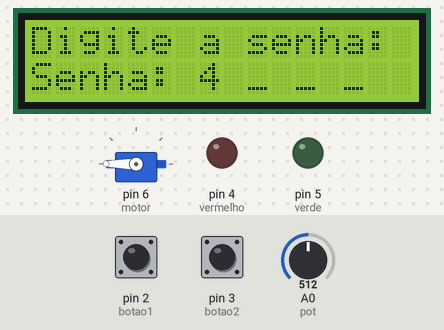
Bench run of a sketch on a simulated Arduino Uno, built with avr-gcc and run on an emulated ATmega328P. Shown: servo, 16×2 character LCD, output pins drawn as LEDs (lit = HIGH). Dashed ring = blinking. The test bench sets the inputs (shaded band); at power-on: pin 3 (botao2) LOW, pin 2 (botao1) LOW, A0 (pot) = 512.

Above: at 1.2 s.
1.3 s: pin 3 (botao2) pulled HIGH for 0.15 s
At 1.7 s:
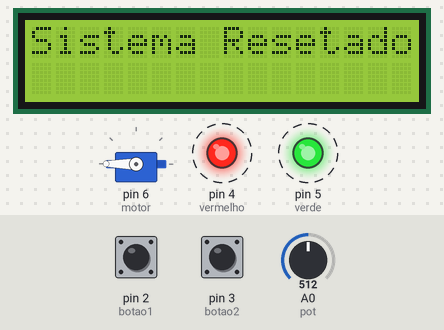
4.4 s: pin 2 (botao1) pulled HIGH for 1 s
At 5.8 s:
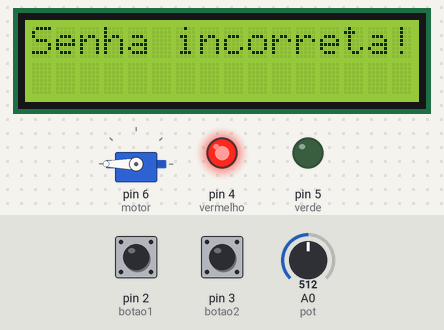
8.4 s: A0 (pot) set to 716
At 9.5 s:
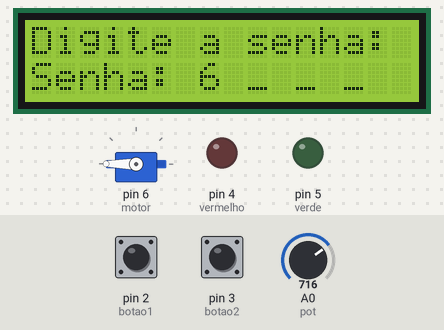
10.0 s: pin 2 (botao1) pulled HIGH for 0.15 s
At 11.0 s:
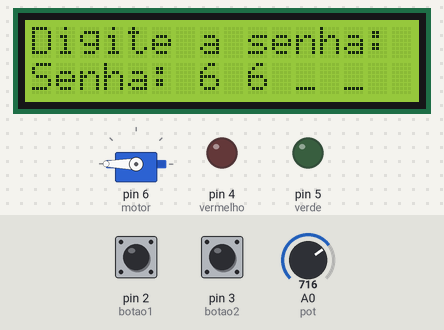
11.7 s: A0 (pot) set to 900
At 12.4 s:
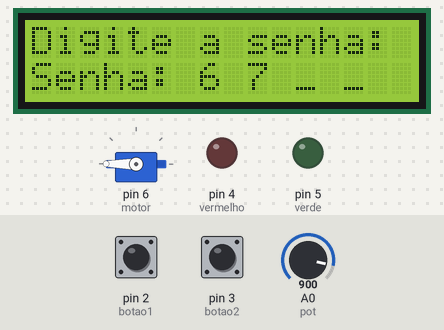
13.2 s: pin 3 (botao2) pulled HIGH for 1 s
At 17.4 s:
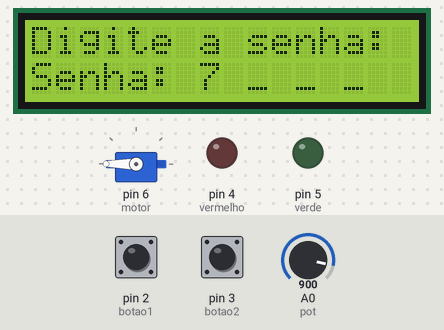
Timing chart, 0 to 18.2 s (numbered marks = the images above; inputs shaded):
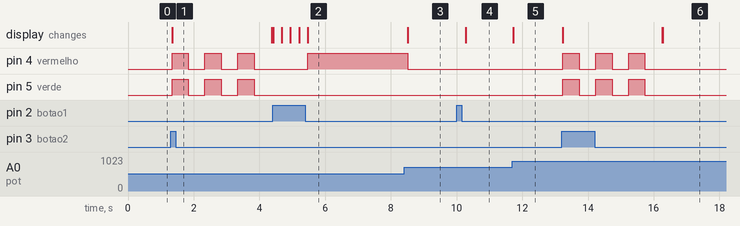

The sketch:

arduino_electronic_safe.ino
```cpp
//Incluindo as bibliotecas do Display LCD e do Servo Motor
#include <LiquidCrystal_I2C.h>
#include <Servo.h>

//Instanciando os objetos do Display LCD
LiquidCrystal_I2C lcd(0x27, 16, 2);

//Instanciando o objeto do Servo Motor
Servo motor;

//Definindo os pinos de cada componente
#define pot A0
#define botao1 2
#define botao2 3
#define vermelho 4
#define verde 5

//Declarando vetor para armazenar a senha correta: 0902
int senhaCorreta[4] = {0, 9, 0, 2};

//Declarando vetor que receberá os dígitos do usuário
int senhaDigitada[4] = { -1, -1, -1, -1};

//Declarando variável que vai armazenar a posição de cada dígito
//que o usuário vai inserir (Posições: 0, 1, 2 e 3 do vetor)
int posicao = 0;

void setup() {
  //Definindo as entradas e saídas do circuito
  pinMode(pot, INPUT);
  pinMode(botao1, INPUT);
  pinMode(botao2, INPUT);

  pinMode(vermelho, OUTPUT);
  pinMode(verde, OUTPUT);

  //Definindo a porta em que o Servo Motor está ligado
  motor.attach(6);

  //Iniciando o motor na posição "travado" (180°)
  motor.write(180);

  //Inicializando o Display LCD
  lcd.init();

  //Ligando a luz de fundo do Display LCD
  lcd.backlight();

  //Colocando os títulos de cada linha pedido no enunciado
  lcd.setCursor(0, 0);
  lcd.print("Digite a senha:");
  lcd.setCursor(0, 1);
  lcd.print("Senha: _ _ _ _");
}

void loop() {
  //Criando variáveis para armazenar os estados dos botões
  int confirm = digitalRead(botao1);
  int reset = digitalRead(botao2);

  //Criando variável para armazenar o valor do potenciômetro
  int poten = analogRead(pot);

  //Criando variável para converter as leituras do potenciômetro
  //em números de 0 à 9 (para digitar a senha)
  int numero = map(poten, 0, 1023, 0, 9);

  //Mostra no Display LCD o número atual do potenciômetro
  //para que o usuário confirme ou não
  lcd.setCursor(0, 1);
  lcd.print("Senha: ");

  //Laço de repetição para passar pelas quatro posições da senha
  for (int i = 0; i < 4; i++)
  {
    //Se a posição já foi preenchida (ou seja, já confirmei o
    //dígito daquela posição)
    if (i < posicao and senhaDigitada[i] != -1)
    {
      //Mostra no Display LCD o dígito referente à posição do potenciômetro
      lcd.print(senhaDigitada[i]);
      //Espaço após o número para preencher no mesmo padrão
      //da mensagem inicial
      lcd.print(" ");
    }

    //Se for a posição atual que está sendo editada
    else if (i == posicao)
    {
      //Printa o número selecionado e confirmado pelo botão
      lcd.print(numero);
      //Espaço após o número para preencher no mesmo padrão
      //da mensagem inicial
      lcd.print(" ");
    }

    //Caso contrário (posição ainda não preenchida)
    else
    {
      //Mostra um traço, indicando posição vazia
      lcd.print("_ ");
    }
  }

  //Se o botão de confirmação for pressionado
  if (confirm == 1)
  {
    //O número que estava no Display fica confirmado na posição
    senhaDigitada[posicao] = numero;
    //Posição é incrementada no Display LCD e no vetor de senha
    posicao++;

    //Pequeno delay para que o botão não seja pressionado mais
    //de uma vez sem querer
    delay(250);

    //Se o vetor passou da última posição (que é 3)
    if (posicao == 4)
    {

      //Cria uma variável para verificar se a senha foi digitada
      //de forma correta ou não
      int correta = 1;

      //Laço de repetição para confirmar se todas as posições
      //da senha foram digitadas de forma correta
      for (int i = 0; i < 4; i++)
      {
        //Se algum dígito está incorreto = senha incorreta!
        if (senhaDigitada[i] != senhaCorreta[i])
        {
          //Zera a variável para indicar que a senha foi digitada
          //de forma incorreta
          correta = 0;
        }
      }

      //Apaga o que está no Display LCD para printar se a senha
      //está correta ou incorreta
      lcd.clear();

      //Se a senha estiver correta - Mensagem no Display LCD
      //LED verde acende e motor vai para a posição "destravado" (90°)
      if (correta == 1)
      {
        lcd.print("Senha correta!");
        digitalWrite(verde, HIGH);
        digitalWrite(vermelho, LOW);
        motor.write(90);
      }

      //Se a senha estiver incorreta - Mensagem no Display LCD
      //LED vermelho acende e motor continua na posição "travado" (180°)
      else
      {
        lcd.print("Senha incorreta!");
        digitalWrite(verde, LOW);
        digitalWrite(vermelho, HIGH);
        motor.write(180);
      }

      //Espera três segundos com a mensagem na tela e o LED em questão
      //aceso - Depois reseta o sistema
      delay(3000);

      //Laço de repetição para resetar o sistema (jogando todas as
      //posições para -1)
      for (int i = 0; i < 4; i++)
      {
        senhaDigitada[i] = -1;
      }

      //Posição volta para zero para digitar a senha novamente
      posicao = 0;

      //Apaga o que estava no Display e volta para mensagem inicial
      lcd.clear();
      lcd.print("Digite a senha:");
      lcd.setCursor(0, 1);
      lcd.print("Senha: _ _ _ _");

      //LEDs apagados e motor na posição "travado" (180°)
      digitalWrite(verde, LOW);
      digitalWrite(vermelho, LOW);
      motor.write(180);
    }
  }

  //Se o botão de reset for pressionado
  if (reset == 1)
  {
    //Posição volta para zero para digitar a senha novamente
    posicao = 0;

    //Laço de repetição para resetar o sistema (jogando todas as
    //posições para -1)
    for (int i = 0; i < 4; i++)
    {
      senhaDigitada[i] = -1;
    }

    //Mensagem no Display LCD - Sistema Resetado
    lcd.clear();
    lcd.print("Sistema Resetado");

    //LEDs verde e vermelho piscam três vezes para indicar que
    //o sistema está sendo resetado
    for (int i = 0; i < 3; i++)
    {
      digitalWrite(verde, HIGH);
      digitalWrite(vermelho, HIGH);
      delay(500);
      digitalWrite(verde, LOW);
      digitalWrite(vermelho, LOW);
      delay(500);
    }

    //Motor volta fica na posição "travada" (180°)
    motor.write(180);

    //Apaga o que estava no Display e volta para mensagem inicial
    lcd.clear();
    lcd.print("Digite a senha:");
    lcd.setCursor(0, 1);
    lcd.print("Senha: _ _ _ _");
  }
}
```

Measured:
- after the input at 1.3 s, pin 4 (vermelho), pin 5 (verde): alternates HIGH for 0.50 s and LOW for 0.50 s, starting at once; the display: changes at once (image 1)
- after the input at 4.4 s, pin 4 (vermelho): LOW → HIGH after 1.1 s; the display: first differs from a run without the input after 0.28 s (image 2 shows a later state)
- after the input at 10.0 s, the display: changes after 0.29 s (image 4)
- after the input at 11.7 s, the display: changes at once (image 5)
- after the input at 13.2 s, pin 4 (vermelho), pin 5 (verde): alternates HIGH for 0.50 s and LOW for 0.50 s, 6 changes in all, then stays LOW, starting at once; the display: first changes at once (image 6 shows a later state)
